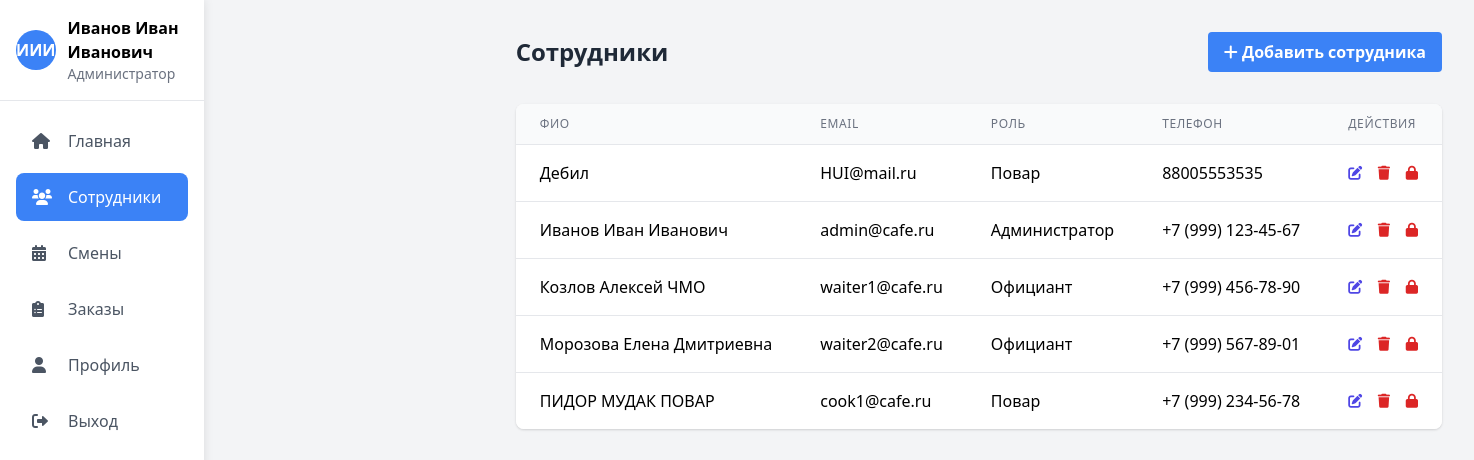
The page /employees.php (signed in) on the database its author committed.
### tables this page shows
CREATE TABLE `employees` (
  `id` int(11) NOT NULL,
  `name` varchar(100) NOT NULL,
  `email` varchar(100) NOT NULL,
  `password` varchar(255) NOT NULL,
  `role` enum('admin','cook','waiter') NOT NULL,
  `status` enum('active','blocked') DEFAULT 'active',
  `created_at` timestamp NOT NULL DEFAULT current_timestamp(),
  `phone` varchar(20) DEFAULT NULL
);

### auth.php (called while the page is built, shortened)
<?php
function isLoggedIn() {
    return isset($_SESSION['user_id']);
}
function hasRole($role) {
    return $_SESSION['user_role'] === $role;
}
?>

### functions.php (called while the page is built, shortened)
<?php
require_once 'auth.php';
function getEmployees() {
    $db = connectDB();
    $stmt = $db->query('SELECT * FROM employees ORDER BY name');
    return $stmt->fetchAll(PDO::FETCH_ASSOC);
}
?>

### employees.php (the view, shortened to what this page needs)
<?php
require_once 'auth.php';
require_once 'functions.php';
$isAdmin = hasRole('admin');
$isCook = hasRole('cook');
$isWaiter = hasRole('waiter');
$employees = getEmployees();
?>
<!DOCTYPE html>
<html lang="ru">
<head>
    <link href="https://cdn.jsdelivr.net/npm/tailwindcss@2.2.19/dist/tailwind.min.css" rel="stylesheet">
    <link href="https://cdnjs.cloudflare.com/ajax/libs/font-awesome/6.0.0/css/all.min.css" rel="stylesheet">
    <link href="style.css" rel="stylesheet">
</head>
<body class="bg-gray-100">
    <div class="flex h-screen">
        <aside class="sidebar bg-white shadow-lg w-64">
            <div class="p-4 border-b">
                <div class="flex items-center space-x-3">
                    <div class="avatar avatar-blue">
                        <?php echo htmlspecialchars($_SESSION['user_initials']); ?>
                    </div>
                    <div>
                        <h2 class="font-semibold logo-text"><?php echo htmlspecialchars($_SESSION['user_name']); ?></h2>
                        <p class="text-sm text-gray-500 nav-text">
                            <?php
                            if ($isAdmin) {
                                echo 'Администратор';
                            } elseif ($isCook) {
                                echo 'Повар';
                            } elseif ($isWaiter) {
                                echo 'Официант';
                            }
                            ?>
                        </p>
                    </div>
                </div>
            </div>
            <nav class="p-4">
                <a href="index.php" class="nav-item">
                    <i class="fas fa-home"></i>
                    <span class="nav-text">Главная</span>
                </a>
                <?php if ($isAdmin): ?>
                <a href="employees.php" class="nav-item active">
                    <i class="fas fa-users"></i>
                    <span class="nav-text">Сотрудники</span>
                </a>
                <?php endif; ?>
                <?php if ($isAdmin || $isWaiter): ?>
                <a href="shifts.php" class="nav-item">
                    <i class="fas fa-calendar-alt"></i>
                    <span class="nav-text">Смены</span>
                </a>
                <?php endif; ?>
                <a href="orders.php" class="nav-item">
                    <i class="fas fa-clipboard-list"></i>
                    <span class="nav-text">Заказы</span>
                </a>
                <a href="profile.php" class="nav-item">
                    <i class="fas fa-user"></i>
                    <span class="nav-text">Профиль</span>
                </a>
                <a href="logout.php" class="nav-item text-red-500">
                    <i class="fas fa-sign-out-alt"></i>
                    <span class="nav-text">Выход</span>
                </a>
            </nav>
        </aside>
        <main class="content flex-1 p-8">
            <div class="flex justify-between items-center mb-8">
                <h1 class="text-2xl font-bold text-gray-800">Сотрудники</h1>
                <button onclick="showModal('addModal')" class="bg-blue-500 hover:bg-blue-700 text-white font-bold py-2 px-4 rounded">
                    <i class="fas fa-plus"></i> Добавить сотрудника
                </button>
            </div>
            <div class="bg-white rounded-lg shadow overflow-hidden">
                <table class="min-w-full divide-y divide-gray-200">
                    <thead class="bg-gray-50">
                        <tr>
                            <th class="px-6 py-3 text-left text-xs font-medium text-gray-500 uppercase tracking-wider">ФИО</th>
                            <th class="px-6 py-3 text-left text-xs font-medium text-gray-500 uppercase tracking-wider">Email</th>
                            <th class="px-6 py-3 text-left text-xs font-medium text-gray-500 uppercase tracking-wider">Роль</th>
                            <th class="px-6 py-3 text-left text-xs font-medium text-gray-500 uppercase tracking-wider">Телефон</th>
                            <th class="px-6 py-3 text-left text-xs font-medium text-gray-500 uppercase tracking-wider">Действия</th>
                        </tr>
                    </thead>
                    <tbody class="bg-white divide-y divide-gray-200">
                        <?php foreach ($employees as $employee): ?>
                        <tr>
                            <td class="px-6 py-4 whitespace-nowrap"><?php echo htmlspecialchars($employee['name']); ?></td>
                            <td class="px-6 py-4 whitespace-nowrap"><?php echo htmlspecialchars($employee['email']); ?></td>
                            <td class="px-6 py-4 whitespace-nowrap">
                                <?php
                                $roles = [
                                    'admin' => 'Администратор',
                                    'cook' => 'Повар',
                                    'waiter' => 'Официант'
                                ];
                                echo $roles[$employee['role']] ?? $employee['role'];
                                ?>
                            </td>
                            <td class="px-6 py-4 whitespace-nowrap"><?php echo htmlspecialchars($employee['phone']); ?></td>
                            <td class="px-6 py-4 whitespace-nowrap text-sm font-medium">
                                <button onclick="editEmployee(<?php echo htmlspecialchars(json_encode($employee)); ?>)" class="text-indigo-600 hover:text-indigo-900 mr-3">
                                    <i class="fas fa-edit"></i>
                                </button>
                                <button onclick="deleteEmployee(<?php echo $employee['id']; ?>)" class="text-red-600 hover:text-red-900 mr-3">
                                    <i class="fas fa-trash"></i>
                                </button>
                                <form method="POST" class="inline">
                                    <button type="submit" class="<?php echo $employee['status'] === 'active' ? 'text-red-600 hover:text-red-900' : 'text-green-600 hover:text-green-900'; ?>">
                                        <i class="fas <?php echo $employee['status'] === 'active' ? 'fa-lock' : 'fa-lock-open'; ?>"></i>
                                    </button>
                                </form>
                            </td>
                        </tr>
                        <?php endforeach; ?>
                    </tbody>
                </table>
            </div>
        </main>
    </div>
</body>
</html>

### style.css (style rules this page uses)
.sidebar { transition: all 0.3s; width: 280px; background-color: #ffffff; box-shadow: 0 0 10px rgba(0, 0, 0, 0.1); z-index: 50; }
.content { transition: margin-left 0.3s; margin-left: 280px; }
table { width: 100%; border-collapse: collapse; }
th { background-color: #f9fafb; padding: 0.75rem 1rem; text-align: left; font-weight: 500; color: #374151; border-bottom: 1px solid #e5e7eb; }
td { padding: 0.75rem 1rem; border-bottom: 1px solid #e5e7eb; }
tr:last-child td { border-bottom: none; }
.avatar { display: flex; align-items: center; justify-content: center; width: 2.5rem; height: 2.5rem; border-radius: 50%; font-weight: 600; color: #fff; }
.avatar-blue { background-color: #3b82f6; }
.nav-item { display: flex; align-items: center; padding: 0.75rem 1rem; color: #4b5563; border-radius: 0.5rem; margin-bottom: 0.5rem; transition: all 0.2s; }
.nav-item.active { background-color: #3b82f6; color: white !important; }
.nav-item i { width: 1.5rem; margin-right: 0.75rem; }

### rows shown on the page
employees: name "Дебил", email "HUI@mail.ru", role "Повар", phone "88005553535"
employees: name "Иванов Иван Иванович", email "admin@cafe.ru", role "Администратор", phone "+7 (999) 123-45-67"
employees: name "Козлов Алексей ЧМО", email "waiter1@cafe.ru", role "Официант", phone "+7 (999) 456-78-90"
employees: name "Морозова Елена Дмитриевна", email "waiter2@cafe.ru", role "Официант", phone "+7 (999) 567-89-01"
employees: name "ПИДОР МУДАК ПОВАР", email "cook1@cafe.ru", role "Повар", phone "+7 (999) 234-56-78"

### other values the page prints
$_SESSION['user_initials'] "ИИИ"
$_SESSION['user_name'] "Иванов Иван Иванович"
